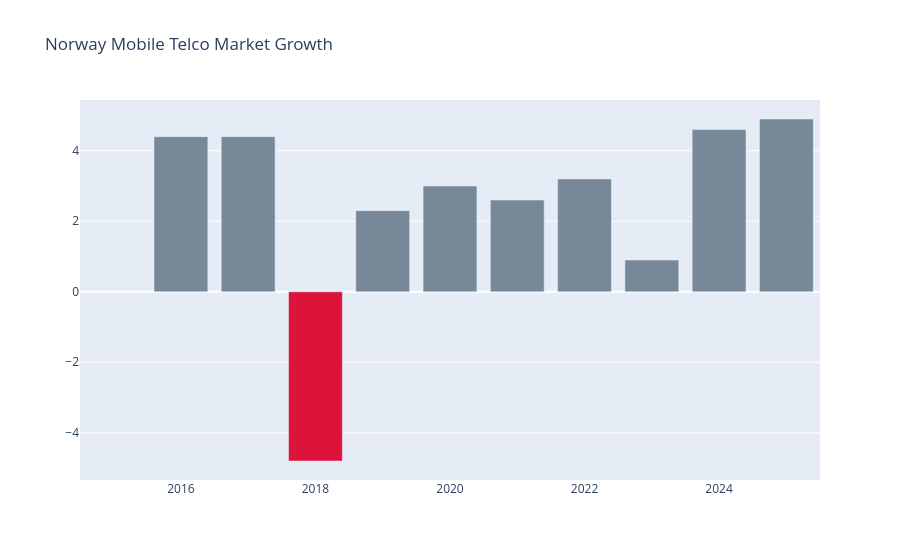

Notebook cell for this chart:
### Code cell
#Q3 How is the revenue growing?


reve_growth = ekom_11.query(
    " Hovedgruppe == 'Inntekter' "
).groupby(
   
        ['Year'], as_index= 0
).agg(
    Revenue_growth = ('svar', 'sum')

).sort_values(['Year'], ascending = True )





Yearly_share = ekom_11.query(
    " Hovedgruppe == 'Inntekter' "
).groupby(
   
        ['Year'], as_index= 0
).agg(
    Total_Revenue = ('svar', 'sum')

 ).sort_values(['Total_Revenue'], ascending = False )

Yearly_share = Yearly_share.sort_values([ 'Year'])

Yearly_share['Previous_Year_Revenue'] = (
     Yearly_share['Total_Revenue'].shift(1)
 )

Yearly_share = Yearly_share.assign(
    Revenue_vs_LY = Yearly_share['Total_Revenue'] - Yearly_share['Previous_Year_Revenue'],
 MKT_growth = round(((Yearly_share['Total_Revenue']/Yearly_share['Previous_Year_Revenue']) - 1) * 100, 1)
)
display(Yearly_share)


# fig = px.bar(Yearly_share, x= 'Year', y='Cummulative_Revenue', color='Tilbyder', title = 'Top 5 Cummulative Revenue by Telco. Operators')
# fig.show()



import plotly.graph_objects as go

colors = ['lightslategray'] *11
colors[3] = 'crimson'

fig = go.Figure(data=[go.Bar(
    x=Yearly_share['Year'],
    y=Yearly_share['MKT_growth'],
    
    marker_color=colors 
)])
fig.update_layout(title_text='Norway Mobile Telco Market Growth')

### Figure 1 — Plotly figure (JSON) as saved in the notebook; plotly's stock layout.template omitted (floating-point values rounded to 4 significant figures)
{"data": [{"marker": {"color": ["lightslategray", "lightslategray", "lightslategray", "crimson", "lightslategray", "lightslategray", "lightslategray", "lightslategray", "lightslategray", "lightslategray", "lightslategray"]}, "x": [2015, 2016, 2017, 2018, 2019, 2020, 2021, 2022, 2023, 2024, 2025], "y": [null, 4.4, 4.4, -4.8, 2.3, 3, 2.6, 3.2, 0.9, 4.6, 4.9], "type": "bar"}], "layout": {"title": {"text": "Norway Mobile Telco Market Growth"}}}
